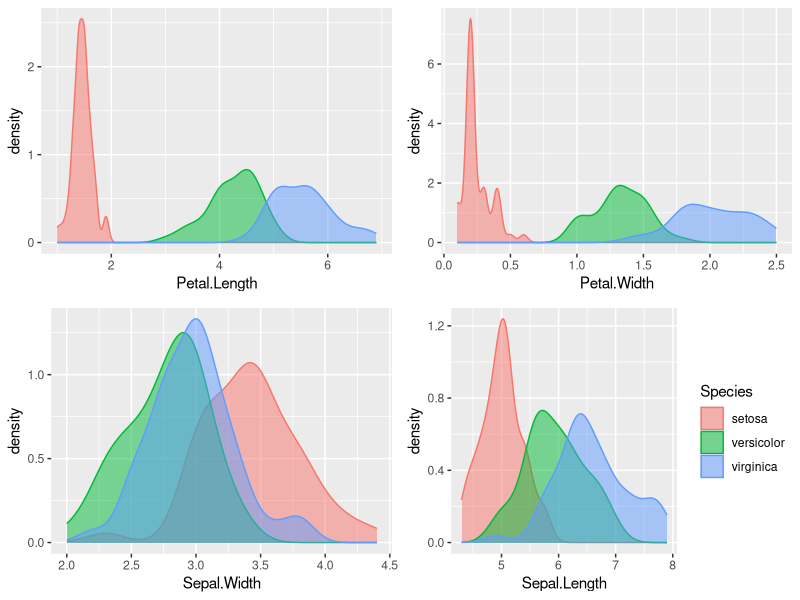
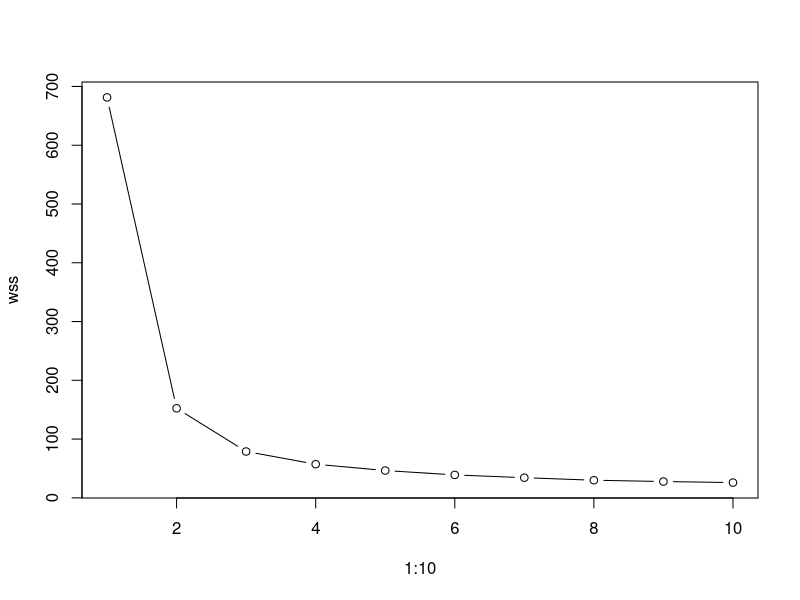
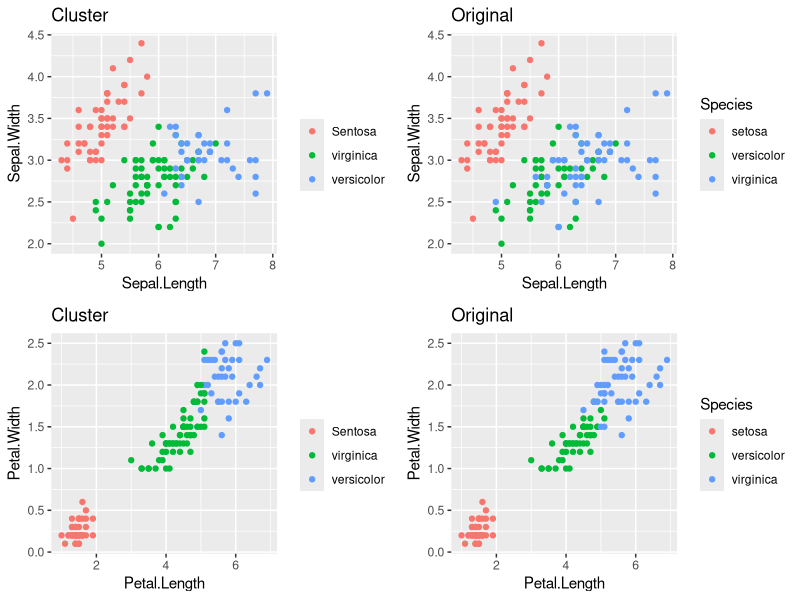

Write R code to recreate these figures, in order.
## ---- chunk 1
knitr::opts_chunk$set(echo = TRUE)
## ---- chunk 2
library(ggplot2)
library(gridExtra)
## ---- chunk 3
# data is readily available in RStudio "datasets" package
data(iris)
summary(iris)
head(iris)
dim(iris)
## ---- chunk 4
is.null(iris)
any(is.na(iris))
data<-iris[,1:4]
species<-iris[,5]
head(data)
table(species)
## ---- chunk 5
plot1 <-    ggplot(iris, aes(x=Petal.Length, colour=Species, fill=Species)) +
  geom_density(alpha=0.5) +
  theme(legend.position="none")
plot2<- ggplot(iris, aes(x=Petal.Width, colour=Species, fill=Species)) +
  geom_density(alpha=0.5) +
  theme(legend.position="none")
plot3 <- ggplot(iris, aes(x=Sepal.Width, colour=Species, fill=Species)) +
  geom_density(alpha=0.5) +
  theme(legend.position="none")
plot4 <- ggplot(iris, aes(x=Sepal.Length, colour=Species, fill=Species))+
  geom_density(alpha=0.5) 
# Plot all density plots together
grid.arrange(plot1,plot2 ,plot3 ,plot4,nrow = 2
)
## ---- chunk 6
wss <- sapply(1:10,function(k){kmeans(data, k, nstart=50,iter.max = 10)$tot.withinss})
plot(1:10, wss,type = "b")
## ---- chunk 7
set.seed(120)
k3<-kmeans(data,3)
k3
#Comparing the predicted clusters with the original Clusters.
table(k3$cluster, iris$Species)
## ---- chunk 8
plota<-ggplot(iris, aes(x = Sepal.Length , y = Sepal.Width)) + 
  geom_point(aes(color = as.factor(k3$cluster))) +
  scale_color_discrete(name = " ", breaks=c("1", "2", "3"),labels=c("Sentosa", "virginica","versicolor")) +
  ggtitle("Cluster")
plotb<-ggplot(data=iris, aes(x =Sepal.Length , y = Sepal.Width)) +
  geom_point(aes(color=Species)) +
  ggtitle("Original")
plotc<-ggplot(iris, aes(x = Petal.Length , y = Petal.Width)) + 
  geom_point(aes(color = as.factor(k3$cluster))) +
  scale_color_discrete(name = " ", breaks=c("1", "2", "3"),labels=c("Sentosa", "virginica","versicolor")) +
  ggtitle("Cluster")
plotd<-ggplot(data=iris, aes(x =Petal.Length , y = Petal.Width)) +
  geom_point(aes(color=Species)) +
  ggtitle("Original")
grid.arrange(plota,plotb,plotc,plotd,nrow=2)
